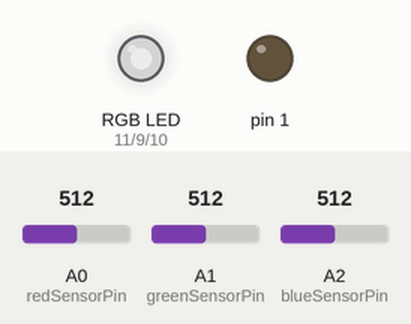
Simulated run of this sketch. Board: Arduino Uno, built with avr-gcc and run on an emulated ATmega328P. Parts: an RGB LED mixed from three pins (HIGH = lit), output pins drawn as LEDs (lit = HIGH). The inputs (shaded band) are chosen by the test bench; at power-on: A0 (redSensorPin) = 512, A1 (greenSensorPin) = 512, A2 (blueSensorPin) = 512. Dim RGB values are drawn brighter than linear.

Above: at 1.2 s.
1.3 s: A0 (redSensorPin) set to 716
At 1.9 s:
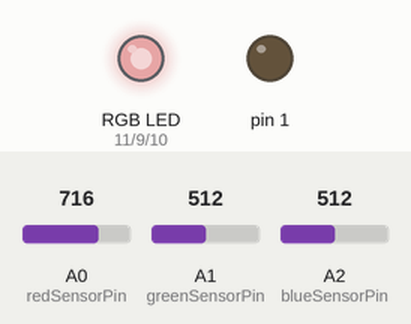
2.8 s: A1 (greenSensorPin) set to 716
At 4.0 s:
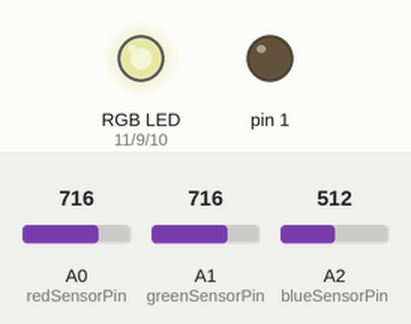
4.3 s: A2 (blueSensorPin) set to 716
At 5.3 s:
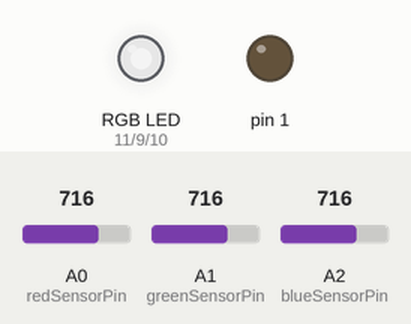
5.8 s: A0 (redSensorPin) set to 900
At 6.6 s:
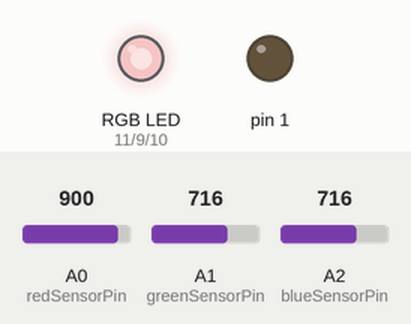
7.3 s: A1 (greenSensorPin) set to 900
At 8.5 s:
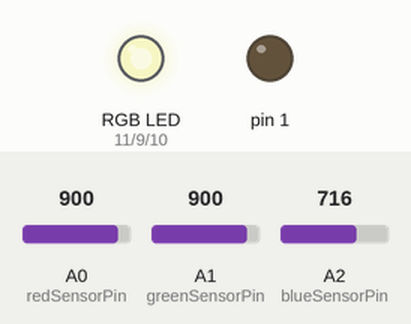
8.8 s: A2 (blueSensorPin) set to 900
At 9.6 s:
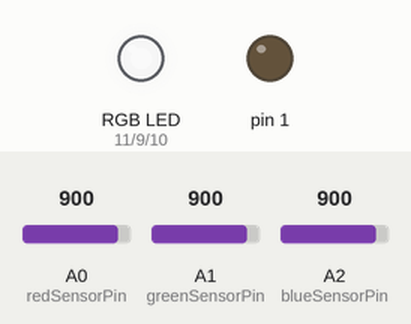
Timing chart, 0 to 11.3 s (numbered marks = the images above; inputs shaded):
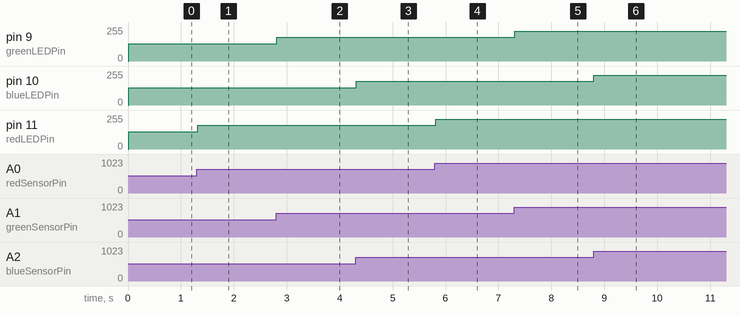

The sketch:

04_starterkit-color_mixing_lamp.ino
```cpp
const int greenLEDPin = 9;
const int redLEDPin = 11;
const int blueLEDPin = 10;
int outputPins[] = {
  greenLEDPin,
  redLEDPin,
  blueLEDPin
};

const int redSensorPin = A0;
const int greenSensorPin = A1;
const int blueSensorPin = A2;

int RedValue = 0;
int greenValue = 0;
int blueValue = 0;

int redSensorValue = 0;
int greenSensorValue = 0;
int blueSensorValue = 0;

const int ADCmillisecondsTimeout = 5;

void setup() {
 for(int i = 0; i <= sizeof(outputPins); i+=1 ) {
  pinMode(outputPins[i],OUTPUT);
 }
}


void loop() {
  redSensorValue = analogRead(redSensorPin);
  delay(5);
  greenSensorValue = analogRead(greenSensorPin);
  delay(5);
  blueSensorValue = analogRead(blueSensorPin);

  Serial.print("Raw sensor values \t Red: ");
  Serial.print(redSensorValue);
  Serial.print("\t Green: ");
  Serial.print(greenSensorValue);
  Serial.print("\t Blue: ");
  Serial.print(blueSensorValue);

  RedValue = redSensorValue / 4;
  greenValue = greenSensorValue / 4;
  blueValue = blueSensorValue / 4;

  Serial.print("Mapped Sensor Values \t Red: ");
  Serial.print(RedValue);
  Serial.print("Green: \t");
  Serial.print(greenValue);
  Serial.print("Blue: \t");
  Serial.print(blueValue);

  analogWrite(redLEDPin, RedValue);
  analogWrite(greenLEDPin, greenValue);
  analogWrite(blueLEDPin, blueValue);
}
```

Measured:
- after the input at 1.3 s, pin 11 (redLEDPin): 128/255 → 179/255 at once
- after the input at 2.8 s, pin 9 (greenLEDPin): 128/255 → 179/255 at once
- after the input at 4.3 s, pin 10 (blueLEDPin): 128/255 → 179/255 at once
- after the input at 5.8 s, pin 11 (redLEDPin): 179/255 → 225/255 at once
- after the input at 7.3 s, pin 9 (greenLEDPin): 179/255 → 225/255 at once
- after the input at 8.8 s, pin 10 (blueLEDPin): 179/255 → 225/255 at once
